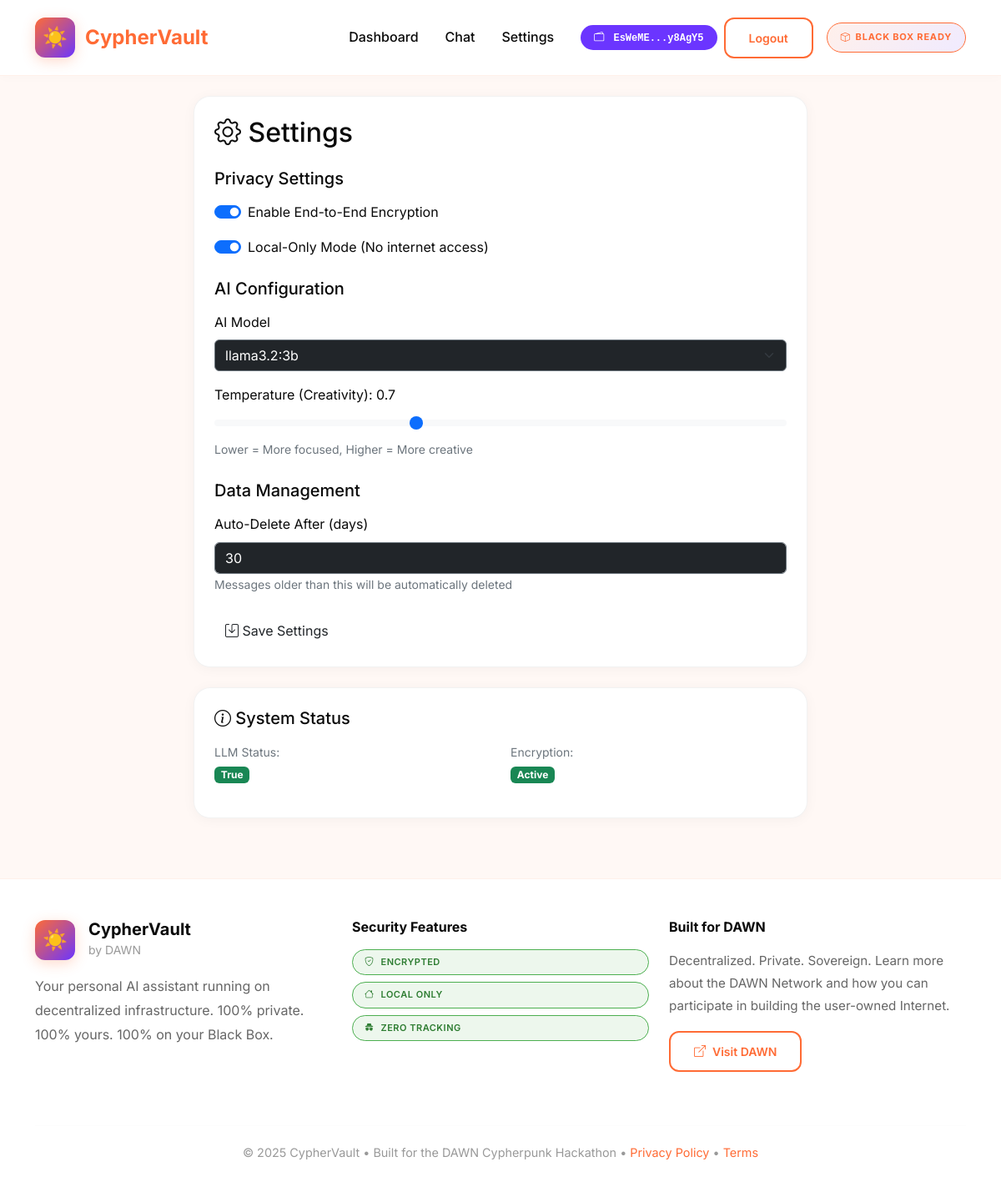
Page /settings/ (signed in) on the committed database.
### core/models.py (models this page shows, shortened)
class UserProfile(models.Model):
    user = models.OneToOneField(User, on_delete=models.CASCADE)
    enable_encryption = models.BooleanField(default=True)
    local_only_mode = models.BooleanField(default=True)
    auto_delete_days = models.IntegerField(default=30)
    ai_model = models.CharField(max_length=50, default="llama3.2:3b")
    max_tokens = models.IntegerField(default=2048)
    temperature = models.FloatField(default=0.7)
    created_at = models.DateTimeField(auto_now_add=True)
    solana_wallet = models.CharField(max_length=100, blank=True, null=True, unique=True)
    wallet_verified = models.BooleanField(default=False)
    wallet_signature = models.TextField(blank=True, null=True)
    zkp_secret_hash = models.CharField(max_length=64, blank=True, null=True)
    zkp_enabled = models.BooleanField(default=False)

### core/views.py (the view, shortened to what this page needs)
# urls.py: path('settings/', views.settings_view, name='settings'),
@login_required
def settings_view(request):
    profile, created = UserProfile.objects.get_or_create(user=request.user)
    context = {
        'profile': profile,
        'available_models': ['llama3.2:3b', 'llama3.2:1b', 'mistral:7b'],
        'llm_status': llm_handler.available
    }
    return render(request, 'settings.html', context)

### templates/settings.html (shortened to what this page needs)
{% extends 'base.html' %}
{% load static %}
{% block content %}
<div class="container py-4">
    <div class="row">
        <div class="col-lg-8 offset-lg-2">
            <div class="cyber-card p-4 mb-4">
                <h2 class="mb-4"><i class="bi bi-gear"></i> Settings</h2>
                <form method="post">
                    <div class="mb-4">
                        <h5 class="mb-3">Privacy Settings</h5>
                        <div class="form-check form-switch mb-3">
                            <input class="form-check-input" type="checkbox" id="enable_encryption"
                                   name="enable_encryption" {% if profile.enable_encryption %}checked{% endif %}>
                            <label class="form-check-label" for="enable_encryption">
                                Enable End-to-End Encryption
                            </label>
                        </div>
                        <div class="form-check form-switch mb-3">
                            <input class="form-check-input" type="checkbox" id="local_only_mode"
                                   name="local_only_mode" {% if profile.local_only_mode %}checked{% endif %}>
                            <label class="form-check-label" for="local_only_mode">
                                Local-Only Mode (No internet access)
                            </label>
                        </div>
                    </div>
                    <div class="mb-4">
                        <h5 class="mb-3">AI Configuration</h5>
                        <div class="mb-3">
                            <label for="ai_model" class="form-label">AI Model</label>
                            <select class="form-select bg-dark text-white border-secondary"
                                    id="ai_model" name="ai_model">
                                {% for model in available_models %}
                                    <option value="{{ model }}" {% if profile.ai_model == model %}selected{% endif %}>
                                        {{ model }}
                                    </option>
                                {% endfor %}
                            </select>
                        </div>
                        <div class="mb-3">
                            <label for="temperature" class="form-label">
                                Temperature (Creativity): {{ profile.temperature }}
                            </label>
                            <input type="range" class="form-range" id="temperature" name="temperature"
                                   min="0" max="2" step="0.1" value="{{ profile.temperature }}">
                            <small class="text-secondary">Lower = More focused, Higher = More creative</small>
                        </div>
                    </div>
                    <div class="mb-4">
                        <h5 class="mb-3">Data Management</h5>
                        <div class="mb-3">
                            <label for="auto_delete_days" class="form-label">Auto-Delete After (days)</label>
                            <input type="number" class="form-control bg-dark text-white border-secondary"
                                   id="auto_delete_days" name="auto_delete_days"
                                   value="{{ profile.auto_delete_days }}" min="1" max="365">
                            <small class="text-secondary">Messages older than this will be automatically deleted</small>
                        </div>
                    </div>
                    <button type="submit" class="btn btn-cyber">
                        <i class="bi bi-save"></i> Save Settings
                    </button>
                </form>
            </div>
            <div class="cyber-card p-4">
                <h5 class="mb-3"><i class="bi bi-info-circle"></i> System Status</h5>
                <div class="row">
                    <div class="col-md-6 mb-3">
                        <small class="text-secondary">LLM Status:</small>
                        <div class="fw-bold">
                            {% if llm_status %}
                                <span class="badge bg-success">{{ llm_status }}</span>
                            {% else %}
                                <span class="badge bg-warning">Offline</span>
                            {% endif %}
                        </div>
                    </div>
                    <div class="col-md-6 mb-3">
                        <small class="text-secondary">Encryption:</small>
                        <div class="fw-bold">
                            <span class="badge bg-success">Active</span>
                        </div>
                    </div>
                </div>
            </div>
        </div>
    </div>
</div>
{% endblock %}

### templates/base.html (shortened to what this page needs)
{% load static %}
<!DOCTYPE html>
<html lang="en">
<head>
    <link href="https://cdn.jsdelivr.net/npm/bootstrap@5.3.0/dist/css/bootstrap.min.css" rel="stylesheet">
    <link rel="stylesheet" href="https://cdn.jsdelivr.net/npm/bootstrap-icons@1.10.0/font/bootstrap-icons.css">
</head>
<body>
    <nav class="navbar navbar-expand-lg navbar-dark py-3">
    <div class="container">
        <a class="navbar-brand" href="{% url 'home' %}">
            <div class="dawn-logo">☀️</div>
            <span class="glow-text">CypherVault</span>
        </a>
        <div class="collapse navbar-collapse" id="navbarNav">
            <ul class="navbar-nav ms-auto align-items-center">
                {% if user.is_authenticated %}
                <li class="nav-item">
                    <a class="nav-link" href="{% url 'dashboard' %}">Dashboard</a>
                </li>
                <li class="nav-item">
                    <a class="nav-link" href="{% url 'chat' %}">Chat</a>
                </li>
                <li class="nav-item">
                    <a class="nav-link" href="{% url 'settings' %}">Settings</a>
                </li>
                <li class="nav-item ms-3">
                    {% with profile=user.userprofile %}
                        {% if profile.solana_wallet %}
                        <span class="badge"
                            style="background: var(--dawn-purple); color: white; padding: 8px 16px; border-radius: 20px; font-family: monospace;">
                            <i class="bi bi-wallet2 me-1"></i>
                            {{ profile.solana_wallet|slice:":6" }}...{{ profile.solana_wallet|slice:"-6:" }}
                        </span>
                        {% else %}
                        <button id="connect-wallet" class="btn btn-dawn btn-sm" onclick="connectWalletNav()">
                            <i class="bi bi-wallet2"></i> Link Wallet
                        </button>
                        {% endif %}
                    {% endwith %}
                </li>
                <li class="nav-item ms-2">
                    <a class="btn btn-outline-dawn btn-sm" href="{% url 'logout' %}">Logout</a>
                </li>
                {% endif %}
                <li class="nav-item ms-3">
                    <span class="blackbox-badge">
                        <i class="bi bi-box"></i> Black Box Ready
                    </span>
                </li>
            </ul>
        </div>
    </div>
</nav>
    {% block content %}{% endblock %}
    <footer class="mt-5 py-5">
        <div class="container">
            <div class="row">
                <div class="col-lg-4 mb-4">
                    <div class="d-flex align-items-center gap-3 mb-3">
                        <div class="dawn-logo">☀️</div>
                        <div>
                            <h5 class="mb-0 fw-bold" style="color: var(--dawn-dark);">CypherVault</h5>
                            <small style="color: #999;">by DAWN</small>
                        </div>
                    </div>
                    <p style="color: #666; line-height: 1.8;">
                        Your personal AI assistant running on decentralized infrastructure.
                        100% private. 100% yours. 100% on your Black Box.
                    </p>
                </div>
                <div class="col-lg-4 mb-4">
                    <h6 class="fw-bold mb-3" style="color: var(--dawn-dark);">Security Features</h6>
                    <div class="d-flex flex-column gap-2">
                        <span class="privacy-badge d-inline-flex align-items-center">
                            <i class="bi bi-shield-check me-2"></i> Encrypted
                        </span>
                        <span class="privacy-badge d-inline-flex align-items-center">
                            <i class="bi bi-house me-2"></i> Local Only
                        </span>
                        <span class="privacy-badge d-inline-flex align-items-center">
                            <i class="bi bi-incognito me-2"></i> Zero Tracking
                        </span>
                    </div>
                </div>
                <div class="col-lg-4 mb-4">
                    <h6 class="fw-bold mb-3" style="color: var(--dawn-dark);">Built for DAWN</h6>
                    <p style="color: #666; line-height: 1.8; font-size: 0.95rem;">
                        Decentralized. Private. Sovereign. Learn more about the DAWN Network and how you can participate
                        in building the user-owned Internet.
                    </p>
                    <a href="https://dawninternet.com" class="btn btn-outline-dawn btn-sm" target="_blank">
                        <i class="bi bi-box-arrow-up-right me-2"></i>Visit DAWN
                    </a>
                </div>
            </div>
            <hr style="border-color: rgba(0,0,0,0.05); margin: 40px 0 20px;">
            <div class="text-center">
                <p style="color: #999; font-size: 0.9rem; margin-bottom: 0;">
                    © 2025 CypherVault • Built for the DAWN Cypherpunk Hackathon •
                    <a href="#" style="color: var(--dawn-orange); text-decoration: none;">Privacy Policy</a> •
                    <a href="#" style="color: var(--dawn-orange); text-decoration: none;">Terms</a>
                </p>
            </div>
        </div>
    </footer>
</body>
</html>

### templates/base.html (style rules this page uses)
:root { --dawn-orange: #FF6B35; --dawn-purple: #6B35FF; --dawn-peach: #FFE5DC; --dawn-cream: #FFF8F5; --dawn-dark: #0a0a0a; --dawn-gray: #1a1a1a; --dawn-light: #ffffff; --dawn-blue-light: #E8F4FF; --dawn-blue: #4A90E2; }
* { margin: 0; padding: 0; box-sizing: border-box; }
body { background: var(--dawn-cream); color: var(--dawn-dark); min-height: 100vh; font-family: 'Inter', -apple-system, BlinkMacSystemFont, 'Segoe UI', sans-serif; font-weight: 400; line-height: 1.6; }
body::before { content: ''; position: fixed; bottom: 0; left: 0; width: 100%; height: 300px; background-size: cover; pointer-events: none; z-index: -1; }
.cyber-card { background: var(--dawn-light); border-radius: 20px; padding: 24px; box-shadow: 0 2px 16px rgba(0, 0, 0, 0.04); border: 1px solid rgba(0, 0, 0, 0.05); }
.glow-text { color: var(--dawn-orange); font-weight: 700; }
.btn-outline-dawn { border: 2px solid var(--dawn-orange); color: var(--dawn-orange); background: transparent; font-weight: 600; padding: 12px 28px; border-radius: 12px; transition: all 0.3s ease; }
.blackbox-badge { background: linear-gradient(135deg, rgba(255, 107, 53, 0.1), rgba(107, 53, 255, 0.1)); border: 1.5px solid var(--dawn-orange); color: var(--dawn-orange); padding: 8px 16px; border-radius: 24px; font-size: 11px; font-weight: 700; text-transform: uppercase; letter-spacing: 0.8px; display: inline-flex; align-items: center; gap: 6px; }
.privacy-badge { background: rgba(76, 175, 80, 0.1); border: 1.5px solid #4CAF50; color: #2E7D32; padding: 6px 14px; border-radius: 20px; font-size: 11px; font-weight: 600; text-transform: uppercase; letter-spacing: 0.5px; }
.navbar { background: rgba(255, 255, 255, 0.98) !important; backdrop-filter: blur(20px); border-bottom: 1px solid rgba(255, 107, 53, 0.1); padding: 16px 0; box-shadow: 0 2px 12px rgba(0, 0, 0, 0.02); }
.navbar-brand { font-size: 1.5rem; font-weight: 800; display: flex; align-items: center; gap: 12px; color: var(--dawn-dark) !important; }
.nav-link { color: var(--dawn-dark) !important; font-weight: 500; padding: 8px 16px !important; transition: color 0.3s ease; }
.dawn-logo { width: 48px; height: 48px; background: linear-gradient(135deg, var(--dawn-orange), var(--dawn-purple)); border-radius: 12px; display: flex; align-items: center; justify-content: center; font-size: 24px; box-shadow: 0 4px 16px rgba(255, 107, 53, 0.25); }
footer { background: var(--dawn-light); border-top: 1px solid rgba(255, 107, 53, 0.1); margin-top: 80px; }
* { transition: background-color 0.3s ease, border-color 0.3s ease; }

### rows in the picture
UserProfile: solana_wallet "EsWeME", solana_wallet "y8AgY5", enable_encryption "☑", local_only_mode "☑", ai_model "llama3.2:3b", temperature "0.7", auto_delete_days "30"

### other values in the picture
{{ llm_status }} "True"
